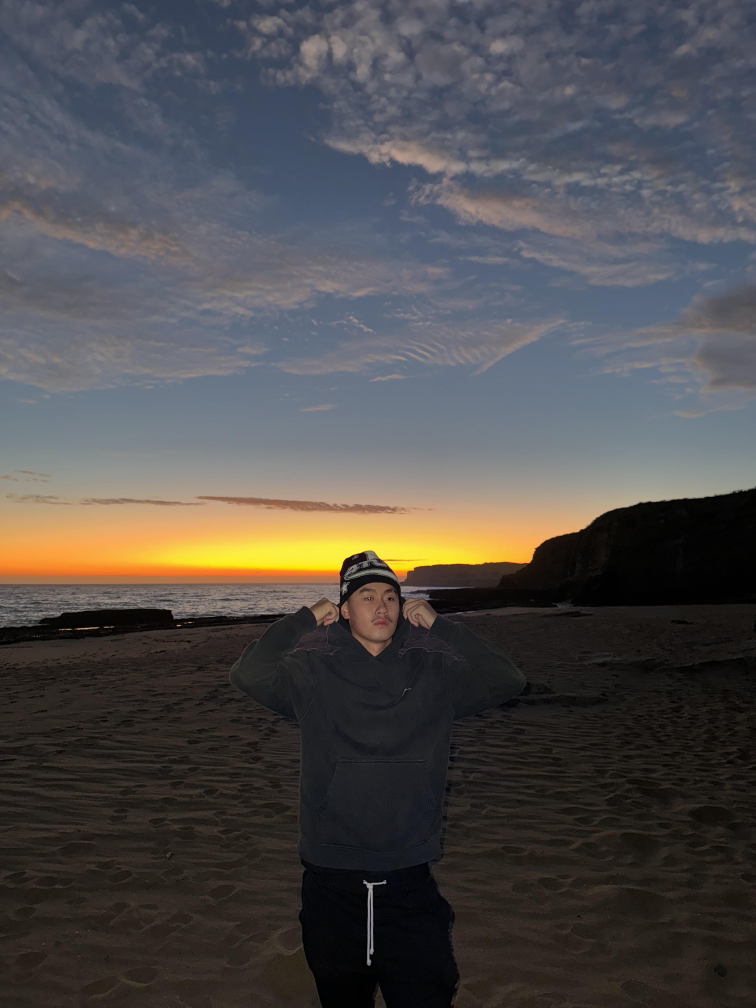
#> input picture assets/unnamed.jpg, 3024 x 4032 px, found by its file name (shown at 1/4 size)
$ python generate_ascii_header.py
#> lines starting #> are read from the running program, lines starting #| are printed output that depends on the picture
"""Generate assets/header.svg: an animated ASCII-art rendering of assets/unnamed.jpg
drawn line by line on a plain dark background.

Run: python scripts/generate_ascii_header.py
"""
import html
from pathlib import Path

from PIL import Image, ImageOps

SRC_IMAGE = Path("assets/unnamed.jpg")
OUT_SVG = Path("assets/header.svg")

COLS = 170
CHAR_ASPECT = 0.52          # glyph width / glyph height for the monospace font
FONT_SIZE = 5.4             # px
CELL_W = FONT_SIZE * CHAR_ASPECT
CELL_H = FONT_SIZE * 1.02

RAMP = " .:-=+*#%@"         # dark -> bright (bright pixel = denser glyph)

# crop fractions to trim dead sky/sand and push the face/body into more of the grid
CROP_TOP = 0.42
CROP_BOTTOM = 0.06
CROP_LEFT = 0.27
CROP_RIGHT = 0.29

PAD = 20
SVG_W = 1200


def build_grid():
    im = Image.open(SRC_IMAGE)
#> im is the input picture: PIL image 3024x4032 RGB; mean R, G, B 78.6, 76.2, 76.1
    im = ImageOps.exif_transpose(im).convert("L")
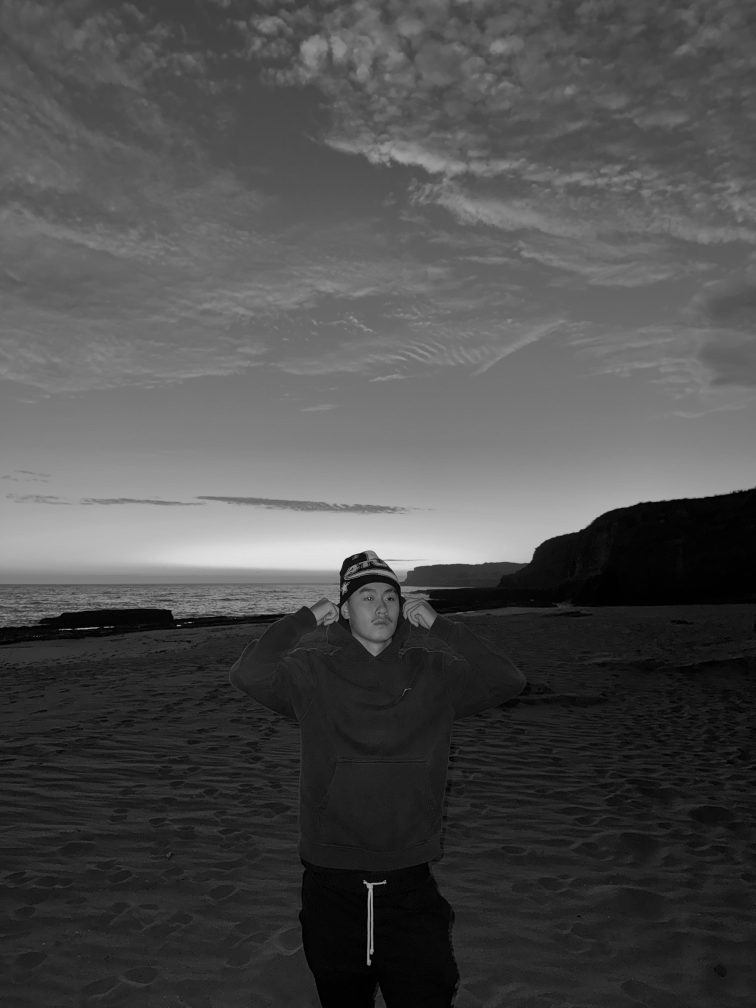
#> im: PIL image 3024x4032 L (shown at 1/4 size); min 0, max 230, mean 76.9
    w, h = im.size
#> w = 3024; h = 4032
    im = im.crop((
        round(w * CROP_LEFT),
        round(h * CROP_TOP),
        round(w * (1 - CROP_RIGHT)),
        round(h * (1 - CROP_BOTTOM)),
    ))
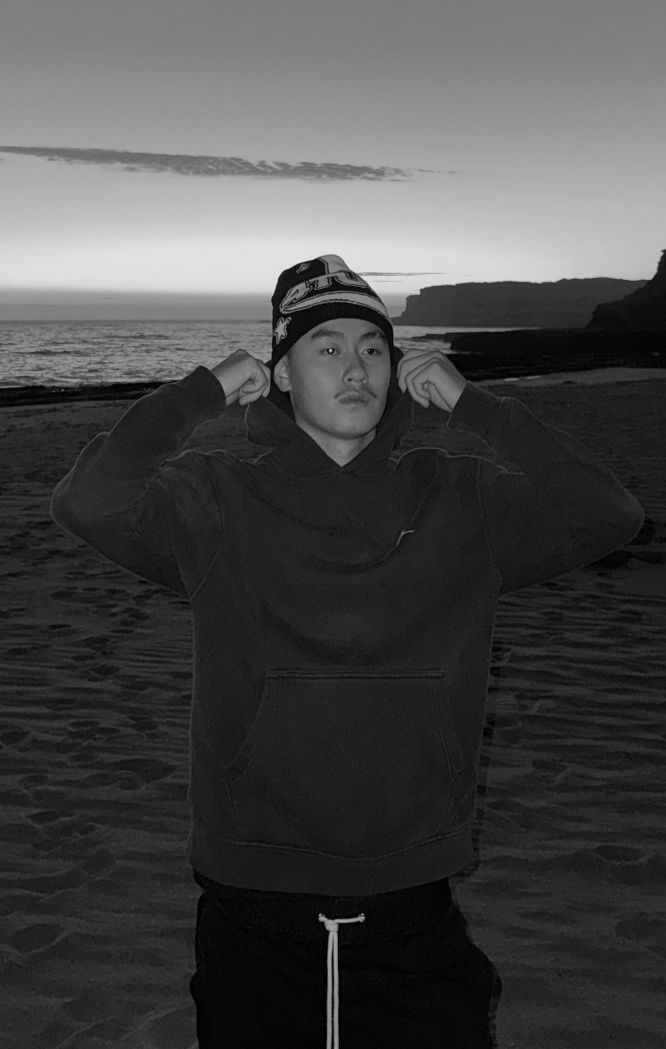
#> im: PIL image 1331x2097 L (shown at 1/2 size); min 0, max 230, mean 71.7
    w, h = im.size
#> w = 1331; h = 2097
    rows = round(COLS * (h / w) * CHAR_ASPECT)
#> rows = 139
    im = im.resize((COLS, rows), Image.LANCZOS)
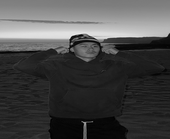
#> im: PIL image 170x139 L; min 0, max 238, mean 71.7
    im = ImageOps.autocontrast(im, cutoff=1)
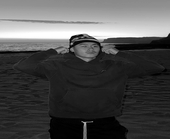
#> im: PIL image 170x139 L; min 0, max 255, mean 77.9
    # lift shadow detail (face/body are backlit) without blowing out the sunset
    gamma = 0.62
    lut = [round(255 * ((i / 255) ** gamma)) for i in range(256)]
    im = im.point(lut)
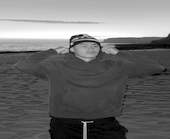
#> im: PIL image 170x139 L; min 0, max 255, mean 110.1
    px = im.load()
    grid = []
    for y in range(rows):
        row = []
        for x in range(COLS):
            b = px[x, y] / 255.0
            idx = min(len(RAMP) - 1, int(b * (len(RAMP) - 1) + 0.5))
            ch = RAMP[idx]
            opacity = round(0.10 + 0.90 * b, 3)
            row.append((ch, opacity))
        grid.append(row)
#> after the loop, grid = 139 items
    return grid


def esc(ch: str) -> str:
    return html.escape(ch, quote=False)


def main():
    grid = build_grid()
#> grid = 139 items
    rows = len(grid)
#> rows = 139

    art_w = COLS * CELL_W
    art_h = rows * CELL_H
#> art_h = 765.6
    svg_h = round(art_h + PAD * 2)
#> svg_h = 806
    art_x = round((SVG_W - art_w) / 2)
    art_y = PAD

    sweep_span = 4.2      # seconds spent sweeping top -> bottom
    fade_in = 0.35         # seconds for a row to reach full opacity once it starts
    hold_for = 3.6          # seconds the fully-drawn image stays visible
    fade_out = 1.0          # seconds for all rows to fade out together
    cycle = sweep_span + fade_in + hold_for + fade_out + 1.2  # + blank pause before loop

    fade_out_start = sweep_span + fade_in + hold_for
    fade_out_end = fade_out_start + fade_out

    def key_times(delay):
        eps = 1e-4
        t0 = 0.0
        t1 = max(delay, eps)
        t2 = max(delay + fade_in, t1 + eps)
        t3 = max(fade_out_start, t2 + eps)
        t4 = max(fade_out_end, t3 + eps)
        return [t0, t1, t2, t3, t4, cycle]

    text_rows = []
    for i, row in enumerate(grid):
        y = art_y + (i + 1) * CELL_H
        delay = (i / max(1, rows - 1)) * sweep_span
        tspans = []
        cx = art_x
        for ch, opacity in row:
            if ch == " ":
                cx += CELL_W
                continue
            tspans.append(
                f'<tspan x="{cx:.2f}" fill-opacity="{opacity}">{esc(ch)}</tspan>'
            )
            cx += CELL_W
        if not tspans:
            continue
        kt = key_times(delay)
        key_times_attr = ";".join(f"{t / cycle:.5f}" for t in kt)
        text_rows.append(
            f'<text y="{y:.2f}" class="art" opacity="0">' + "".join(tspans) +
            f'<animate attributeName="opacity" values="0;0;1;1;0;0" '
            f'keyTimes="{key_times_attr}" dur="{cycle:.3f}s" begin="0s" '
            f'repeatCount="indefinite"/></text>'
        )
#> this loop made 139 passes
#> (y, delay, t1 in key_times, t2 in key_times, kt) on passes 1 to 10: (25.51, 0, 0.0001, 0.35, [0, 0.0001, 0.35, 8.15, 9.15, 10.35]), (31.02, 0.0304, 0.0304, 0.38, [0, 0.0304, 0.38, 8.15, 9.15, 10.35]), (36.52, 0.0609, 0.0609, 0.411, [0, 0.0609, 0.411, 8.15, 9.15, 10.35]), (42.03, 0.0913, 0.0913, 0.441, [0, 0.0913, 0.441, 8.15, 9.15, 10.35]), (47.54, 0.122, 0.122, 0.472, [0, 0.122, 0.472, 8.15, 9.15, 10.35]), (53.05, 0.152, 0.152, 0.502, [0, 0.152, 0.502, 8.15, 9.15, 10.35]), (58.56, 0.183, 0.183, 0.533, [0, 0.183, 0.533, 8.15, 9.15, 10.35]), (64.06, 0.213, 0.213, 0.563, [0, 0.213, 0.563, 8.15, 9.15, 10.35]), (69.57, 0.243, 0.243, 0.593, [0, 0.243, 0.593, 8.15, 9.15, 10.35]), (75.08, 0.274, 0.274, 0.624, [0, 0.274, 0.624, 8.15, 9.15, 10.35])
#> after the loop, text_rows = 139 items

    svg = f'''<?xml version="1.0" encoding="UTF-8"?>
<svg xmlns="http://www.w3.org/2000/svg" width="{SVG_W}" height="{svg_h}" viewBox="0 0 {SVG_W} {svg_h}" role="img" aria-label="Aaron Chu — ASCII portrait">
<defs>
  <linearGradient id="bgGrad" x1="0%" y1="0%" x2="100%" y2="100%">
    <stop offset="0%" stop-color="#010301"/>
    <stop offset="45%" stop-color="#040a04"/>
    <stop offset="100%" stop-color="#081208"/>
  </linearGradient>
  <filter id="neonGlow" x="-60%" y="-60%" width="220%" height="220%">
    <feGaussianBlur in="SourceGraphic" stdDeviation="1.6" result="blur"/>
    <feColorMatrix in="blur" type="matrix"
      values="0 0 0 0 0.15  0 0 0 0 1  0 0 0 0 0.35  0 0 0 1 0" result="glow"/>
    <feMerge>
      <feMergeNode in="glow"/>
      <feMergeNode in="SourceGraphic"/>
    </feMerge>
  </filter>
  <style><![CDATA[
    text {{ font-family: 'JetBrains Mono', 'Fira Code', 'Cascadia Code', 'SF Mono', Consolas, monospace; }}
    .art {{ fill: #39ff14; font-size: {FONT_SIZE}px; filter: url(#neonGlow); }}
  ]]></style>
</defs>

<rect width="{SVG_W}" height="{svg_h}" fill="url(#bgGrad)"/>

{"".join(text_rows)}
</svg>
'''

    OUT_SVG.write_text(svg, encoding="utf-8")
    print(f"wrote {OUT_SVG} ({rows} rows x {COLS} cols, {svg_h}px tall)")
#| wrote assets/header.svg (139 rows x 170 cols, 806px tall)


if __name__ == "__main__":
    main()
